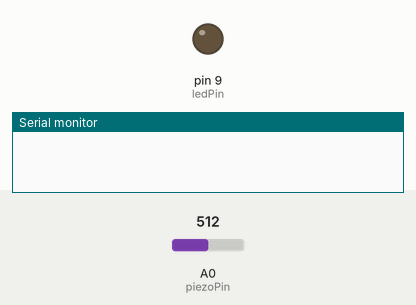
A sketch run on a simulated Arduino Uno, built with avr-gcc and run on an emulated ATmega328P. On the bench: output pins drawn as LEDs (lit = HIGH), the last lines printed to the serial monitor. Dashed ring = blinking. The inputs (shaded band) are chosen by the test bench; at power-on: A0 (piezoPin) = 512.

Above: at 1.2 s.
1.3 s: A0 (piezoPin) set to 684
2.8 s: A0 (piezoPin) set to 709
At 2.99 s:
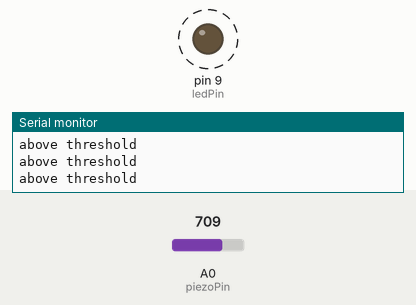
5.8 s: A0 (piezoPin) set to 690
At 7.0 s:
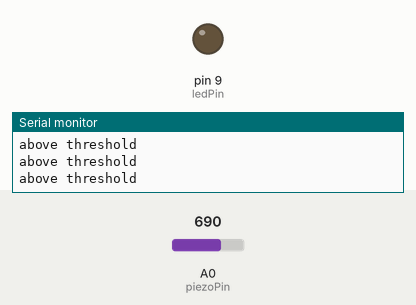
7.3 s: A0 (piezoPin) set to 710
At 7.82 s:
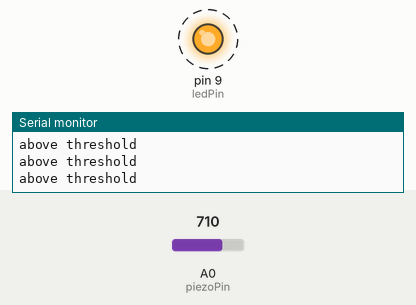
Timing chart, 0 to 11.3 s (numbered marks = the images above; inputs shaded):
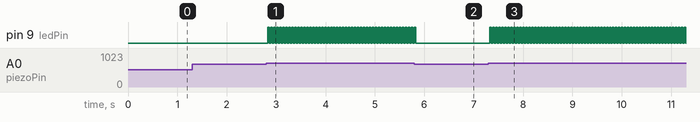

Measured:
- the behaviour switches between 700 and 701 on A0 (piezoPin) (found by bisection; images 0 and 1)
- after the input at 1.3 s, every drawn part: stays the same
- after the input at 2.8 s, pin 9 (ledPin): alternates HIGH for 0.03 s and LOW for 0.03 s, starting at once
- after the input at 5.8 s, pin 9 (ledPin): goes on until 5.8 s, then stays LOW
- after the input at 7.3 s, pin 9 (ledPin): alternates HIGH for 0.03 s and LOW for 0.03 s, starting at once

The sketch:

step_5-tap-led-state.ino
```cpp
/*
   Recommended build order:
    1. Read in piezo and print to Serial Monitor
       Hard code turning on LED (to test circuit)
    2. Set threshold so that a message is printed when go above value
    3. Add debounce timer
    4. Turn on LED when above threshold using explicit writes
    5. Toggle LED using !ledState
    Stretch - potentiometer to set threshold
*/


int piezoPin = A0;
int ledPin = 9;
int ledState = LOW;

int tapThreshold = 700; // threshold for piezo
int tapDebounce = 30; // delay to stop multiple triggers

void setup() {
  // set up the pin modes
  // input for the piezo
  pinMode(piezoPin, INPUT);

  // output for the LED
  pinMode(ledPin, OUTPUT);

  // start Serial (for debugging)
  Serial.begin(9600);

}

void loop() {
  // read current value of piezo
  int piezoValue = analogRead(piezoPin);
  //Serial.println(piezoValue);

  // check if piezo has been tapped
  if (piezoValue > tapThreshold) {
    // print message
    Serial.println("above threshold");


    // if the LED was on, now turn it off
    ledState = !ledState;

    // pause to not trigger too many taps
    delay(tapDebounce);

  }

  // set the LED to the LED value
  digitalWrite(ledPin, ledState);
}
```
